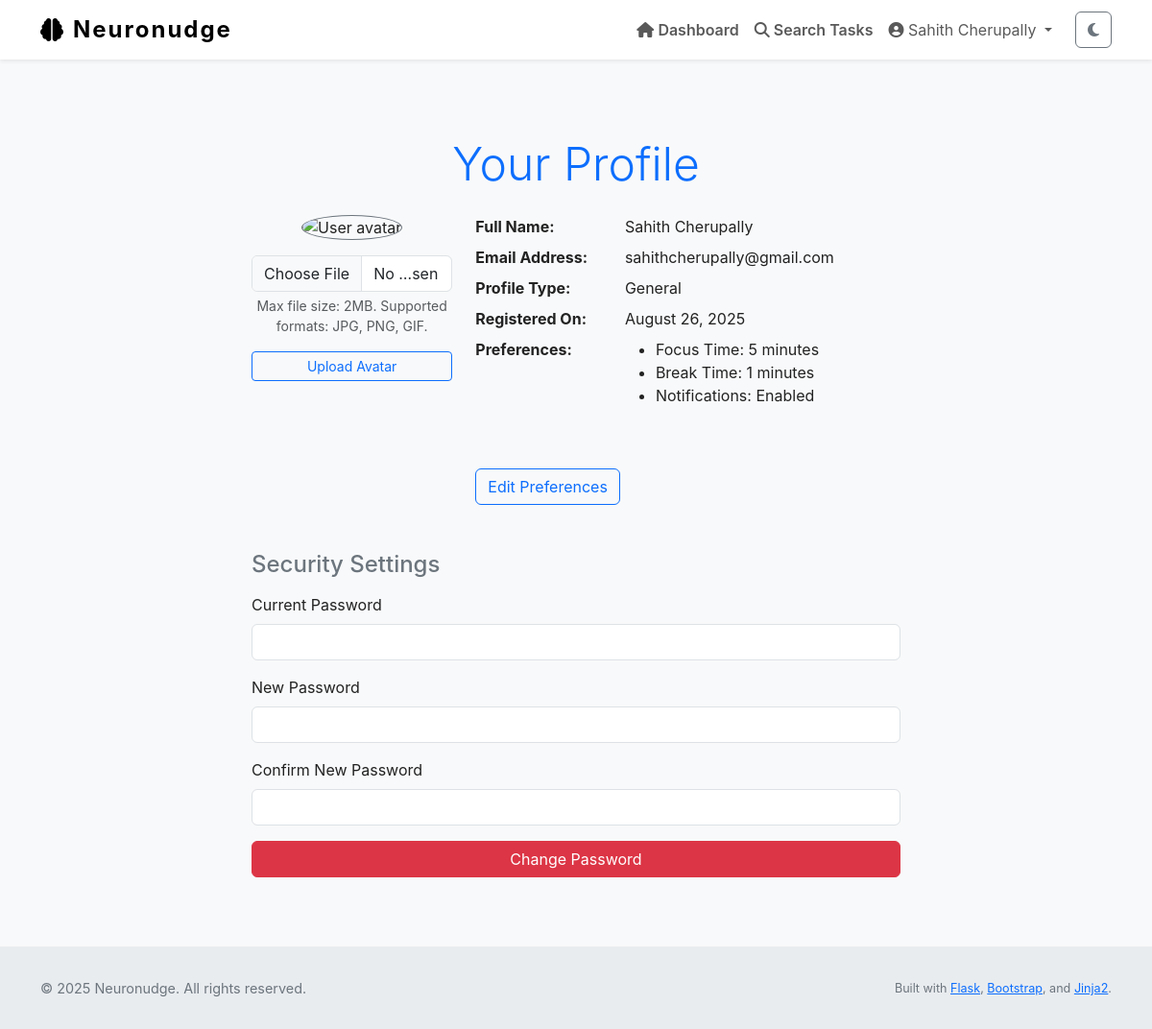
The app's page /profile (signed in) with its own data.
### Neuronudge/models.py (models this page shows, shortened)
class User(UserMixin, db.Model):
    id = db.Column(db.Integer, primary_key=True)
    name = db.Column(db.String(150), nullable=True)                # full name
    username = db.Column(db.String(150), unique=True, nullable=False)
    email = db.Column(db.String(150), unique=True, nullable=False)
    password_hash = db.Column(db.String(256), nullable=False)
    profile_type = db.Column(db.String(50), nullable=False, default='General')
    created_at = db.Column(db.DateTime, default=datetime.utcnow)
    tasks = db.relationship('Task', backref='user', lazy=True)
    logs = db.relationship('ActivityLog', backref='user', lazy=True)
    preferences = db.relationship('OnboardingPreferences', back_populates='user', uselist=False)
    avatar_url = db.Column(db.String(300), default=None)
    registered_on = db.Column(db.DateTime, default=datetime.utcnow)
    dashboard_features = db.Column(JSON, nullable=False, default=[])
    feature_task_timer = db.Column(db.Boolean, default=False)
    feature_task_stats = db.Column(db.Boolean, default=True)
    feature_focus_mode = db.Column(db.Boolean, default=False)
    feature_deadline_tracker = db.Column(db.Boolean, default=False)
    feature_priority_sort = db.Column(db.Boolean, default=False)
    feature_task_export = db.Column(db.Boolean, default=False)
    feature_progress_graphs = db.Column(db.Boolean, default=False)
    def get_avatar(self):
        return self.avatar_url or url_for('static', filename='img/default-avatar.png')

class OnboardingPreferences(db.Model):
    __tablename__ = 'onboarding_preferences'
    id = db.Column(db.Integer, primary_key=True)
    user_id = db.Column(db.Integer, db.ForeignKey('user.id'), unique=True, nullable=False)
    focus_time = db.Column(db.Integer, nullable=False, default=25)
    break_time = db.Column(db.Integer, nullable=False, default=5)
    long_break_time = db.Column(db.Integer, nullable=False, default=15)
    session_goal = db.Column(db.Integer, default=4)
    notifications_enabled = db.Column(db.Boolean, default=True)
    dark_mode_enabled = db.Column(db.Boolean, default=False)
    theme_color = db.Column(db.String(20), default='blue')
    font_size = db.Column(db.String(10), default='medium')
    sound_enabled = db.Column(db.Boolean, default=True)
    created_at = db.Column(db.DateTime, default=datetime.utcnow)
    updated_at = db.Column(db.DateTime, default=datetime.utcnow, onupdate=datetime.utcnow)
    user = db.relationship('User', back_populates='preferences')

### Neuronudge/views.py (the view, shortened to what this page needs)
@main.route('/profile', methods=['GET', 'POST'])
@login_required
def profile():
    form = ProfileUpdateForm(obj=current_user)
    change_password_form = ChangePasswordForm()
    return render_template('profile.html', form=form, change_password_form=change_password_form)

### Neuronudge/forms.py
class ProfileUpdateForm(FlaskForm):
    username = StringField('Username', validators=[Optional(), Length(min=4, max=20)])
    email = StringField('Email', validators=[InputRequired(), Email()])
    profile_type = SelectField('Profile Type', choices=[('ADHD', 'ADHD'), ('Dyslexia', 'Dyslexia'), ('General', 'General')])
    submit = SubmitField('Update Profile')

class ChangePasswordForm(FlaskForm):
    current_password = PasswordField("Current Password", validators=[DataRequired()])
    new_password = PasswordField("New Password", validators=[DataRequired()])
    confirm_new_password = PasswordField(
        "Confirm New Password",
        validators=[DataRequired(), EqualTo("new_password", message="Passwords must match")],
    )
    submit = SubmitField("Change Password")

### Neuronudge/templates/profile.html (shortened to what this page needs)
{% extends "layout.html" %}
{% block content %}
<section aria-labelledby="profileHeading" class="my-5">
    <div class="container" style="max-width: 700px;">
        <h1 id="profileHeading" class="mb-4 display-5 text-primary text-center">Your Profile</h1>
        <div class="row">
            <div class="col-md-4 text-center mb-4">
                <img
                    src="{{ current_user.get_avatar() }}"
                    alt="User avatar"
                    class="img-fluid rounded-circle border border-secondary"
                    style="max-width: 180px;"
                />
                <form method="POST" action="{{ url_for('main.upload_avatar') }}"
                      enctype="multipart/form-data" class="mt-3" aria-label="Upload new avatar">
                    <div class="mb-3">
                        <input class="form-control" type="file" name="avatar" accept="image/*" aria-describedby="avatarHelp" />
                        <div id="avatarHelp" class="form-text">
                            Max file size: 2MB. Supported formats: JPG, PNG, GIF.
                        </div>
                    </div>
                    <button type="submit" class="btn btn-outline-primary btn-sm w-100">
                        Upload Avatar
                    </button>
                </form>
            </div>
            <div class="col-md-8">
                <dl class="row">
                    <dt class="col-sm-4">Full Name:</dt>
                    <dd class="col-sm-8">{{ current_user.name or "Not set" }}</dd>
                    <dt class="col-sm-4">Email Address:</dt>
                    <dd class="col-sm-8">{{ current_user.email }}</dd>
                    <dt class="col-sm-4">Profile Type:</dt>
                    <dd class="col-sm-8">{{ current_user.profile_type }}</dd>
                    <dt class="col-sm-4">Registered On:</dt>
                    <dd class="col-sm-8">
                        {% if current_user.registered_on %}
                            {{ current_user.registered_on.strftime('%B %d, %Y') }}
                        {% else %}
                            Not Available
                        {% endif %}
                    </dd>
                    <dt class="col-sm-4">Preferences:</dt>
                    <dd class="col-sm-8">
                        <ul>
                            <li>Focus Time: {{ current_user.preferences.focus_time }} minutes</li>
                            <li>Break Time: {{ current_user.preferences.break_time }} minutes</li>
                            <li>Notifications: {{ 'Enabled' if current_user.preferences.notifications_enabled else 'Disabled' }}</li>
                        </ul>
                    </dd>
                </dl>
                <a href="{{ url_for('main.onboarding') }}" class="btn btn-outline-primary mt-4"
                   aria-label="Edit your preferences">Edit Preferences</a>
            </div>
        </div>
        <section aria-labelledby="securityHeading" class="mt-5">
            <h2 id="securityHeading" class="h4 text-secondary mb-3">Security Settings</h2>
            <form method="POST" action="{{ url_for('main.change_password') }}"
                  novalidate role="form" aria-describedby="passwordHelp">
                <div class="mb-3">
                    <label for="current_password" class="form-label">Current Password</label>
                    {{ change_password_form.current_password(class="form-control", id="current_password", aria_required="true") }}
                </div>
                <div class="mb-3">
                    <label for="new_password" class="form-label">New Password</label>
                    {{ change_password_form.new_password(class="form-control", id="new_password", aria_required="true") }}
                </div>
                <div class="mb-3">
                    <label for="confirm_new_password" class="form-label">Confirm New Password</label>
                    {{ change_password_form.confirm_new_password(class="form-control", id="confirm_new_password", aria_required="true") }}
                </div>
                <button type="submit" class="btn btn-danger w-100">Change Password</button>
            </form>
        </section>
    </div>
</section>
{% endblock %}

### Neuronudge/templates/layout.html (shortened to what this page needs)
<!DOCTYPE html>
<html lang="en" class="h-100" data-theme="light">
<head>
    <link href="https://cdn.jsdelivr.net/npm/bootstrap@5.3.0/dist/css/bootstrap.min.css" rel="stylesheet" />
    <link href="https://cdnjs.cloudflare.com/ajax/libs/font-awesome/6.4.0/css/all.min.css" rel="stylesheet" />
    <link rel="stylesheet" href="{{ url_for('static', filename='style.css') }}" />
</head>
<body class="d-flex flex-column h-100" role="document" aria-live="polite" aria-busy="false" aria-label="Neuronudge main document">
<nav class="navbar navbar-expand-lg navbar-light fixed-top bg-white shadow-sm" role="navigation" aria-label="Main navigation">
    <div class="container">
        <a class="navbar-brand d-flex align-items-center" href="{{ url_for('main.home') }}" aria-label="Neuronudge homepage">
            <i class="fa-solid fa-brain me-2" aria-hidden="true"></i> Neuronudge
        </a>
        <div class="collapse navbar-collapse" id="navbarNav">
            <ul class="navbar-nav ms-auto align-items-center" role="menubar">
                {% if current_user.is_authenticated %}
                    <li class="nav-item" role="none">
                        <a class="nav-link fw-semibold" href="{{ url_for('main.dashboard') }}" role="menuitem">
                            <i class="fa-solid fa-house"></i> Dashboard
                        </a>
                    </li>
                    <li class="nav-item" role="none">
                        <a class="nav-link fw-semibold" href="{{ url_for('main.task_search') }}" role="menuitem">
                            <i class="fa-solid fa-magnifying-glass"></i> Search Tasks
                        </a>
                    </li>
                    <li class="nav-item dropdown" role="none">
                        <a class="nav-link dropdown-toggle" href="#" id="profileDropdown" role="button"
                           data-bs-toggle="dropdown" aria-expanded="false" aria-haspopup="true" aria-controls="profileDropdownMenu">
                            <i class="fa-solid fa-user-circle"></i> {{ current_user.name or current_user.email }}
                        </a>
                    </li>
                    <li class="nav-item" role="none">
                        <button id="darkModeToggle" class="btn btn-outline-secondary ms-3" aria-pressed="false" aria-label="Toggle dark mode">
                            <i class="fa-solid fa-moon"></i>
                        </button>
                    </li>
                {% endif %}
            </ul>
        </div>
    </div>
</nav>
<div class="flash-message container position-fixed top-0 end-0 p-3" role="region" aria-live="assertive" aria-atomic="true">
</div>
<main role="main" class="container flex-grow-1 my-4" tabindex="-1">
    {% block content %}{% endblock %}
</main>
<footer class="footer mt-auto" role="contentinfo">
    <div class="container d-flex flex-column flex-md-row justify-content-between align-items-center">
        <p class="mb-2 mb-md-0">&copy; {{ current_year if current_year else "2025" }} Neuronudge. All rights reserved.</p>
        <p class="mb-0">
            <small>
                Built with
                <a href="https://flask.palletsprojects.com/" target="_blank" rel="noopener noreferrer">Flask</a>,
                <a href="https://getbootstrap.com/" target="_blank" rel="noopener noreferrer">Bootstrap</a>,
                and
                <a href="https://jinja.palletsprojects.com/" target="_blank" rel="noopener noreferrer">Jinja2</a>.
            </small>
        </p>
    </div>
</footer>
</body>
</html>

### Neuronudge/static/style.css (style rules this page uses)
:root { --page-bg: #eef5ff; --muted-text: #6c757d; }
body { background-color: var(--page-bg); color: #222; font-family: -apple-system, BlinkMacSystemFont, "Segoe UI", Roboto, "Helvetica Neue", Arial; line-height: 1.5; }
.flash-message { position: fixed; top: 70px; right: 1rem; z-index: 1080; min-width: 320px; max-width: 350px; pointer-events: auto; }

### Neuronudge/templates/layout.html (style rules this page uses)
body { padding-top: 70px; background-color: var(--bs-light-bg, #f8f9fa); min-height: 100vh; display: flex; flex-direction: column; font-family: -apple-system, BlinkMacSystemFont, "Segoe UI", Roboto, "Helvetica Neue", Arial; text-size-adjust: 100%; }
.navbar-brand { font-weight: 700; font-size: 1.5rem; letter-spacing: 2px; }
.footer { margin-top: auto; padding: 2rem 0; background-color: var(--bs-light-footer-bg, #e9ecef); text-align: center; font-size: 0.9rem; color: #6c757d; }
.flash-message { position: fixed; top: 70px; right: 1rem; z-index: 1080; min-width: 320px; max-width: 350px; pointer-events: auto; }

### records on screen
User: name "Sahith Cherupally", email "sahithcherupally@gmail.com", profile_type "General", registered_on "August 26, 2025"
OnboardingPreferences: preferences.focus_time "5", preferences.break_time "1", notifications_enabled "Enabled"

### other values on screen
{{ current_year if current_year else "2025" }} "2025"
